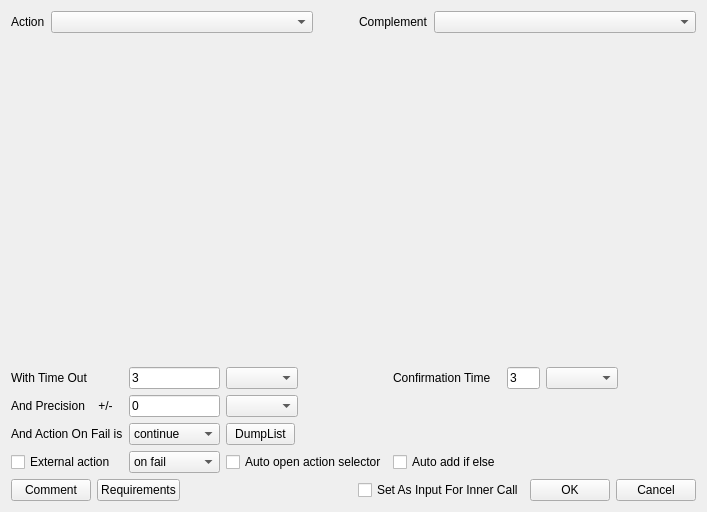
<?xml version="1.0" encoding="UTF-8"?>
<ui version="4.0">
 <class>GTAActionSelectorWidget</class>
 <widget class="QWidget" name="GTAActionSelectorWidget">
  <property name="windowModality">
   <enum>Qt::ApplicationModal</enum>
  </property>
  <property name="geometry">
   <rect>
    <x>0</x>
    <y>0</y>
    <width>707</width>
    <height>512</height>
   </rect>
  </property>
  <property name="windowTitle">
   <string>Action Selector</string>
  </property>
  <property name="windowIcon">
   <iconset resource="../resource.qrc">
    <normaloff>:/images/forms/img/GTAAppIcon.png</normaloff>:/images/forms/img/GTAAppIcon.png</iconset>
  </property>
  <layout class="QGridLayout" name="gridLayout_3">
   <item row="0" column="0" colspan="3">
    <layout class="QHBoxLayout" name="horizontalLayout">
     <item>
      <widget class="QLabel" name="label">
       <property name="sizePolicy">
        <sizepolicy hsizetype="Fixed" vsizetype="Fixed">
         <horstretch>0</horstretch>
         <verstretch>0</verstretch>
        </sizepolicy>
       </property>
       <property name="text">
        <string>Action</string>
       </property>
      </widget>
     </item>
     <item>
      <widget class="QComboBox" name="ActionCB"/>
     </item>
     <item>
      <spacer name="horizontalSpacer">
       <property name="orientation">
        <enum>Qt::Horizontal</enum>
       </property>
       <property name="sizeType">
        <enum>QSizePolicy::Fixed</enum>
       </property>
       <property name="sizeHint" stdset="0">
        <size>
         <width>40</width>
         <height>20</height>
        </size>
       </property>
      </spacer>
     </item>
     <item>
      <widget class="QLabel" name="ComplementLabel">
       <property name="sizePolicy">
        <sizepolicy hsizetype="Fixed" vsizetype="Fixed">
         <horstretch>0</horstretch>
         <verstretch>0</verstretch>
        </sizepolicy>
       </property>
       <property name="text">
        <string>Complement</string>
       </property>
      </widget>
     </item>
     <item>
      <widget class="QComboBox" name="ComplementCB"/>
     </item>
    </layout>
   </item>
   <item row="3" column="0" colspan="3">
    <layout class="QGridLayout" name="gridLayout_2">
     <property name="sizeConstraint">
      <enum>QLayout::SetDefaultConstraint</enum>
     </property>
     <item row="0" column="4">
      <widget class="QPushButton" name="OKPB">
       <property name="text">
        <string>OK</string>
       </property>
       <property name="icon">
        <iconset resource="../resource.qrc">
         <normaloff>:/images/forms/img/OK.png</normaloff>:/images/forms/img/OK.png</iconset>
       </property>
      </widget>
     </item>
     <item row="0" column="2">
      <spacer name="horizontalSpacer_3">
       <property name="orientation">
        <enum>Qt::Horizontal</enum>
       </property>
       <property name="sizeHint" stdset="0">
        <size>
         <width>355</width>
         <height>20</height>
        </size>
       </property>
      </spacer>
     </item>
     <item row="0" column="0">
      <widget class="QPushButton" name="CommentPB">
       <property name="toolTip">
        <string>&lt;!DOCTYPE HTML PUBLIC &quot;-//W3C//DTD HTML 4.0//EN&quot; &quot;http://www.w3.org/TR/REC-html40/strict.dtd&quot;&gt;
&lt;html&gt;&lt;head&gt;&lt;meta name=&quot;qrichtext&quot; content=&quot;1&quot; /&gt;&lt;style type=&quot;text/css&quot;&gt;
p, li { white-space: pre-wrap; }
&lt;/style&gt;&lt;/head&gt;&lt;body style=&quot; font-family:'MS Shell Dlg 2'; font-size:8.25pt; font-weight:400; font-style:normal;&quot;&gt;
&lt;p style=&quot; margin-top:0px; margin-bottom:0px; margin-left:0px; margin-right:0px; -qt-block-indent:0; text-indent:0px;&quot;&gt;&lt;span style=&quot; font-size:8pt; font-weight:600; text-decoration: underline;&quot;&gt;Comment:&lt;/span&gt;&lt;/p&gt;
&lt;p style=&quot; margin-top:0px; margin-bottom:0px; margin-left:0px; margin-right:0px; -qt-block-indent:0; text-indent:0px;&quot;&gt;&lt;span style=&quot; font-size:8pt;&quot;&gt;This command add/modify the comment on the action command&lt;/span&gt;&lt;/p&gt;
&lt;p style=&quot;-qt-paragraph-type:empty; margin-top:0px; margin-bottom:0px; margin-left:0px; margin-right:0px; -qt-block-indent:0; text-indent:0px; font-size:8pt; font-weight:600;&quot;&gt;&lt;/p&gt;&lt;/body&gt;&lt;/html&gt;</string>
       </property>
       <property name="text">
        <string>Comment</string>
       </property>
       <property name="icon">
        <iconset resource="../resource.qrc">
         <normaloff>:/images/forms/img/COMMENT.png</normaloff>:/images/forms/img/COMMENT.png</iconset>
       </property>
      </widget>
     </item>
     <item row="0" column="5">
      <widget class="QPushButton" name="CancelPB">
       <property name="text">
        <string>Cancel</string>
       </property>
       <property name="icon">
        <iconset resource="../resource.qrc">
         <normaloff>:/images/forms/img/CANCEL.jpg</normaloff>:/images/forms/img/CANCEL.jpg</iconset>
       </property>
      </widget>
     </item>
     <item row="0" column="3">
      <widget class="QCheckBox" name="CallInputCB">
       <property name="text">
        <string>Set As Input For Inner Call</string>
       </property>
      </widget>
     </item>
     <item row="0" column="1">
      <widget class="QPushButton" name="RequirementsPB">
       <property name="text">
        <string>Requirements</string>
       </property>
       <property name="icon">
        <iconset resource="../resource.qrc">
         <normaloff>:/images/forms/img/Requirements.png</normaloff>:/images/forms/img/Requirements.png</iconset>
       </property>
      </widget>
     </item>
    </layout>
   </item>
   <item row="2" column="1">
    <spacer name="horizontalSpacer_2">
     <property name="orientation">
      <enum>Qt::Horizontal</enum>
     </property>
     <property name="sizeHint" stdset="0">
      <size>
       <width>40</width>
       <height>20</height>
      </size>
     </property>
    </spacer>
   </item>
   <item row="2" column="0">
    <layout class="QGridLayout" name="gridLayout">
     <item row="1" column="4">
      <widget class="QLineEdit" name="ConfTimeLE">
       <property name="text">
        <string>3</string>
       </property>
      </widget>
     </item>
     <item row="3" column="2">
      <widget class="QPushButton" name="DumpListPB">
       <property name="sizePolicy">
        <sizepolicy hsizetype="Fixed" vsizetype="Fixed">
         <horstretch>0</horstretch>
         <verstretch>0</verstretch>
        </sizepolicy>
       </property>
       <property name="maximumSize">
        <size>
         <width>69</width>
         <height>16777215</height>
        </size>
       </property>
       <property name="text">
        <string>DumpList</string>
       </property>
       <property name="icon">
        <iconset resource="../resource.qrc">
         <normaloff>:/images/forms/img/Paramlog.png</normaloff>:/images/forms/img/Paramlog.png</iconset>
       </property>
      </widget>
     </item>
     <item row="2" column="1">
      <widget class="QLineEdit" name="PrecisionLE">
       <property name="text">
        <string>0</string>
       </property>
      </widget>
     </item>
     <item row="2" column="0">
      <widget class="QLabel" name="PrecisionLabel">
       <property name="text">
        <string>And Precision    +/-</string>
       </property>
      </widget>
     </item>
     <item row="1" column="3">
      <widget class="QLabel" name="ConfTimeLB">
       <property name="text">
        <string>Confirmation Time</string>
       </property>
      </widget>
     </item>
     <item row="1" column="2">
      <widget class="QComboBox" name="timeOutUnitCB">
       <property name="sizePolicy">
        <sizepolicy hsizetype="Maximum" vsizetype="Fixed">
         <horstretch>0</horstretch>
         <verstretch>0</verstretch>
        </sizepolicy>
       </property>
      </widget>
     </item>
     <item row="3" column="0">
      <widget class="QLabel" name="OnFailLabel">
       <property name="text">
        <string>And Action On Fail is</string>
       </property>
      </widget>
     </item>
     <item row="3" column="1">
      <widget class="QComboBox" name="OnFailCB">
       <item>
        <property name="text">
         <string>continue</string>
        </property>
       </item>
       <item>
        <property name="text">
         <string>stop</string>
        </property>
       </item>
      </widget>
     </item>
     <item row="1" column="1">
      <widget class="QLineEdit" name="TimeOutLE">
       <property name="text">
        <string>3</string>
       </property>
      </widget>
     </item>
     <item row="1" column="5">
      <widget class="QComboBox" name="ConfTimeUnitCB">
       <property name="sizePolicy">
        <sizepolicy hsizetype="Maximum" vsizetype="Fixed">
         <horstretch>0</horstretch>
         <verstretch>0</verstretch>
        </sizepolicy>
       </property>
      </widget>
     </item>
     <item row="2" column="2">
      <widget class="QComboBox" name="precisionUnitCB">
       <property name="sizePolicy">
        <sizepolicy hsizetype="Maximum" vsizetype="Fixed">
         <horstretch>0</horstretch>
         <verstretch>0</verstretch>
        </sizepolicy>
       </property>
      </widget>
     </item>
     <item row="1" column="0">
      <widget class="QLabel" name="TimeOutLabel">
       <property name="text">
        <string>With Time Out </string>
       </property>
      </widget>
     </item>
     <item row="4" column="1">
      <widget class="QComboBox" name="ExternalActionComboBox">
       <item>
        <property name="text">
         <string>on fail</string>
        </property>
       </item>
       <item>
        <property name="text">
         <string>on success</string>
        </property>
       </item>
      </widget>
     </item>
     <item row="4" column="0">
      <widget class="QCheckBox" name="ExternalActionCheckBox">
       <property name="text">
        <string>External action</string>
       </property>
      </widget>
     </item>
     <item row="4" column="2">
      <widget class="QCheckBox" name="AutoOpenActionCB">
       <property name="text">
        <string>Auto open action selector</string>
       </property>
      </widget>
     </item>
     <item row="4" column="3">
      <widget class="QCheckBox" name="autoAddIfElse">
       <property name="text">
        <string>Auto add if else</string>
       </property>
      </widget>
     </item>
    </layout>
   </item>
   <item row="1" column="0" colspan="3">
    <widget class="QStackedWidget" name="ActionStackSW">
     <property name="currentIndex">
      <number>1</number>
     </property>
     <widget class="QWidget" name="page"/>
     <widget class="QWidget" name="page_2"/>
    </widget>
   </item>
  </layout>
 </widget>
 <tabstops>
  <tabstop>ActionCB</tabstop>
  <tabstop>ComplementCB</tabstop>
  <tabstop>TimeOutLE</tabstop>
  <tabstop>timeOutUnitCB</tabstop>
  <tabstop>PrecisionLE</tabstop>
  <tabstop>precisionUnitCB</tabstop>
  <tabstop>OnFailCB</tabstop>
  <tabstop>CommentPB</tabstop>
  <tabstop>OKPB</tabstop>
  <tabstop>CancelPB</tabstop>
 </tabstops>
 <resources>
  <include location="../resource.qrc"/>
 </resources>
 <connections/>
</ui>
